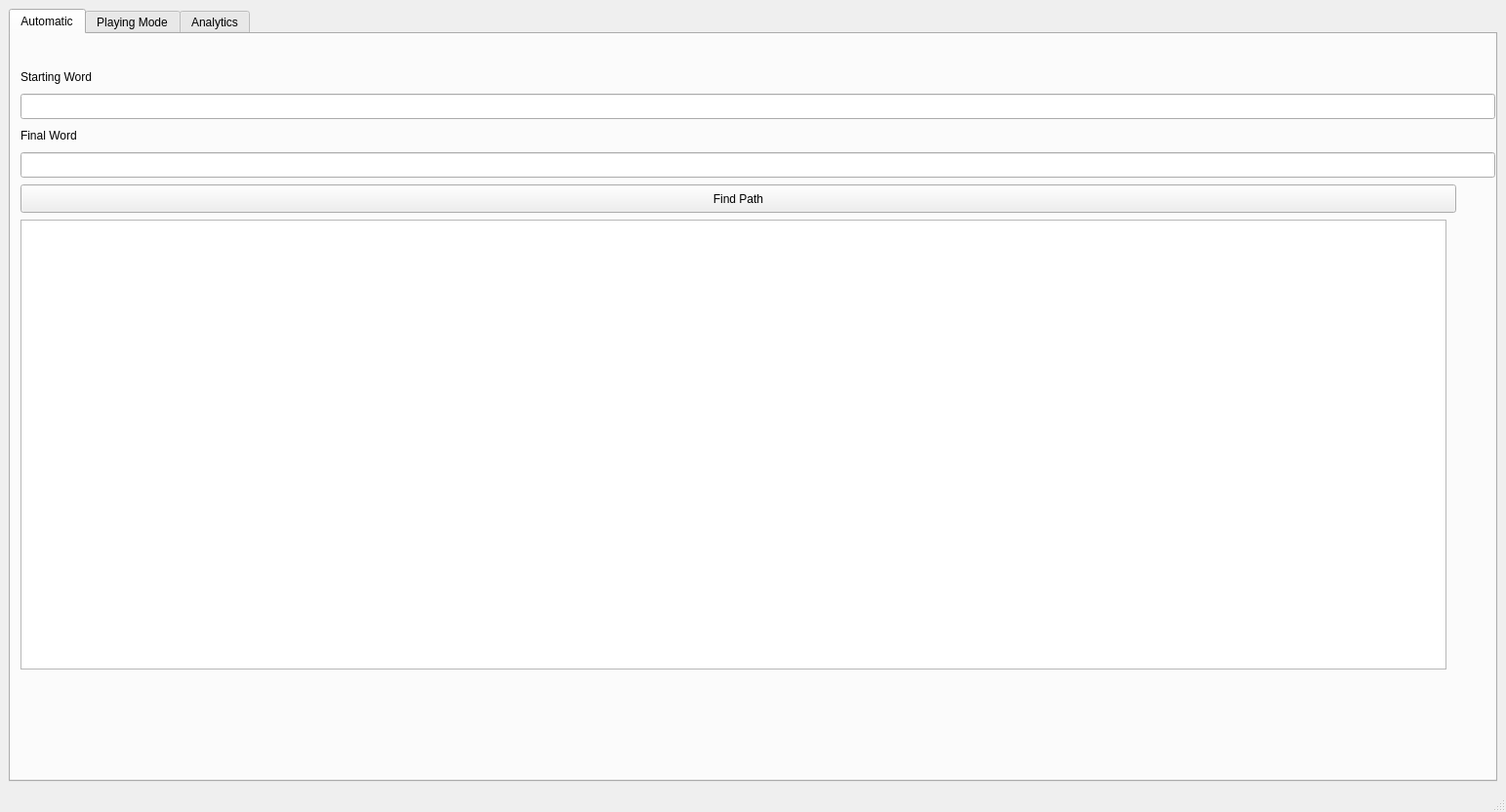
<?xml version="1.0" encoding="UTF-8"?>
<ui version="4.0">
 <class>MainWindow</class>
 <widget class="QMainWindow" name="MainWindow">
  <property name="geometry">
   <rect>
    <x>0</x>
    <y>0</y>
    <width>1543</width>
    <height>832</height>
   </rect>
  </property>
  <property name="windowTitle">
   <string>MainWindow</string>
  </property>
  <widget class="QWidget" name="centralwidget">
   <layout class="QGridLayout" name="gridLayout">
    <item row="0" column="0">
     <widget class="QTabWidget" name="tabWidget">
      <property name="currentIndex">
       <number>0</number>
      </property>
      <widget class="QWidget" name="tab_11">
       <attribute name="title">
        <string>Automatic</string>
       </attribute>
       <widget class="QTextEdit" name="textEdit">
        <property name="geometry">
         <rect>
          <x>10</x>
          <y>190</y>
          <width>1461</width>
          <height>461</height>
         </rect>
        </property>
       </widget>
       <widget class="QLabel" name="label">
        <property name="geometry">
         <rect>
          <x>10</x>
          <y>34</y>
          <width>690</width>
          <height>20</height>
         </rect>
        </property>
        <property name="text">
         <string>Starting Word</string>
        </property>
       </widget>
       <widget class="QLabel" name="label_2">
        <property name="geometry">
         <rect>
          <x>10</x>
          <y>94</y>
          <width>690</width>
          <height>20</height>
         </rect>
        </property>
        <property name="text">
         <string>Final Word</string>
        </property>
       </widget>
       <widget class="QLineEdit" name="lineEdit_2">
        <property name="geometry">
         <rect>
          <x>10</x>
          <y>121</y>
          <width>1511</width>
          <height>26</height>
         </rect>
        </property>
       </widget>
       <widget class="QPushButton" name="pushButton">
        <property name="geometry">
         <rect>
          <x>10</x>
          <y>154</y>
          <width>1471</width>
          <height>29</height>
         </rect>
        </property>
        <property name="text">
         <string>Find Path</string>
        </property>
       </widget>
       <widget class="QLineEdit" name="lineEdit">
        <property name="geometry">
         <rect>
          <x>10</x>
          <y>61</y>
          <width>1511</width>
          <height>26</height>
         </rect>
        </property>
       </widget>
      </widget>
      <widget class="QWidget" name="tab_12">
       <attribute name="title">
        <string>Playing Mode</string>
       </attribute>
       <layout class="QVBoxLayout" name="verticalLayout_2">
        <item>
         <widget class="QLineEdit" name="nameInput">
          <property name="text">
           <string/>
          </property>
         </widget>
        </item>
        <item>
         <widget class="QPushButton" name="startGameBtn">
          <property name="text">
           <string>StartGame</string>
          </property>
         </widget>
        </item>
        <item>
         <widget class="QLabel" name="currentWordLabel">
          <property name="text">
           <string>&lt;html&gt;&lt;head/&gt;&lt;body&gt;&lt;p&gt;&lt;span style=&quot; font-size:12pt;&quot;&gt;Current Word: &lt;/span&gt;&lt;/p&gt;&lt;/body&gt;&lt;/html&gt;</string>
          </property>
         </widget>
        </item>
        <item>
         <widget class="QLabel" name="targetWordLabel">
          <property name="text">
           <string>&lt;html&gt;&lt;head/&gt;&lt;body&gt;&lt;p&gt;&lt;span style=&quot; font-size:12pt;&quot;&gt;Target Word:&lt;/span&gt;&lt;/p&gt;&lt;/body&gt;&lt;/html&gt;</string>
          </property>
         </widget>
        </item>
        <item>
         <widget class="QLineEdit" name="wordInput">
          <property name="text">
           <string/>
          </property>
         </widget>
        </item>
        <item>
         <widget class="QPushButton" name="submitWordBtn">
          <property name="text">
           <string>Submit Word</string>
          </property>
         </widget>
        </item>
        <item>
         <widget class="QPushButton" name="hintBtn">
          <property name="text">
           <string>Get Hint</string>
          </property>
         </widget>
        </item>
        <item>
         <widget class="QTextEdit" name="gameHistoryDisplay">
          <property name="html">
           <string>&lt;!DOCTYPE HTML PUBLIC &quot;-//W3C//DTD HTML 4.0//EN&quot; &quot;http://www.w3.org/TR/REC-html40/strict.dtd&quot;&gt;
&lt;html&gt;&lt;head&gt;&lt;meta name=&quot;qrichtext&quot; content=&quot;1&quot; /&gt;&lt;meta charset=&quot;utf-8&quot; /&gt;&lt;style type=&quot;text/css&quot;&gt;
p, li { white-space: pre-wrap; }
hr { height: 1px; border-width: 0; }
li.unchecked::marker { content: &quot;\2610&quot;; }
li.checked::marker { content: &quot;\2612&quot;; }
&lt;/style&gt;&lt;/head&gt;&lt;body style=&quot; font-family:'Segoe UI'; font-size:9pt; font-weight:400; font-style:normal;&quot;&gt;
&lt;p style=&quot;-qt-paragraph-type:empty; margin-top:0px; margin-bottom:0px; margin-left:0px; margin-right:0px; -qt-block-indent:0; text-indent:0px;&quot;&gt;&lt;br /&gt;&lt;/p&gt;&lt;/body&gt;&lt;/html&gt;</string>
          </property>
         </widget>
        </item>
       </layout>
      </widget>
      <widget class="QWidget" name="tab_13">
       <attribute name="title">
        <string>Analytics</string>
       </attribute>
       <layout class="QVBoxLayout" name="verticalLayout_3">
        <item>
         <widget class="QLineEdit" name="analyticsNameInput"/>
        </item>
        <item>
         <widget class="QPushButton" name="analyticsBtn">
          <property name="text">
           <string>Show Statistics</string>
          </property>
         </widget>
        </item>
        <item>
         <widget class="QTextEdit" name="analyticsDisplay"/>
        </item>
       </layout>
      </widget>
     </widget>
    </item>
   </layout>
  </widget>
  <widget class="QStatusBar" name="statusbar"/>
  <widget class="QMenuBar" name="menubar">
   <property name="geometry">
    <rect>
     <x>0</x>
     <y>0</y>
     <width>1543</width>
     <height>26</height>
    </rect>
   </property>
  </widget>
 </widget>
 <resources/>
 <connections/>
</ui>
